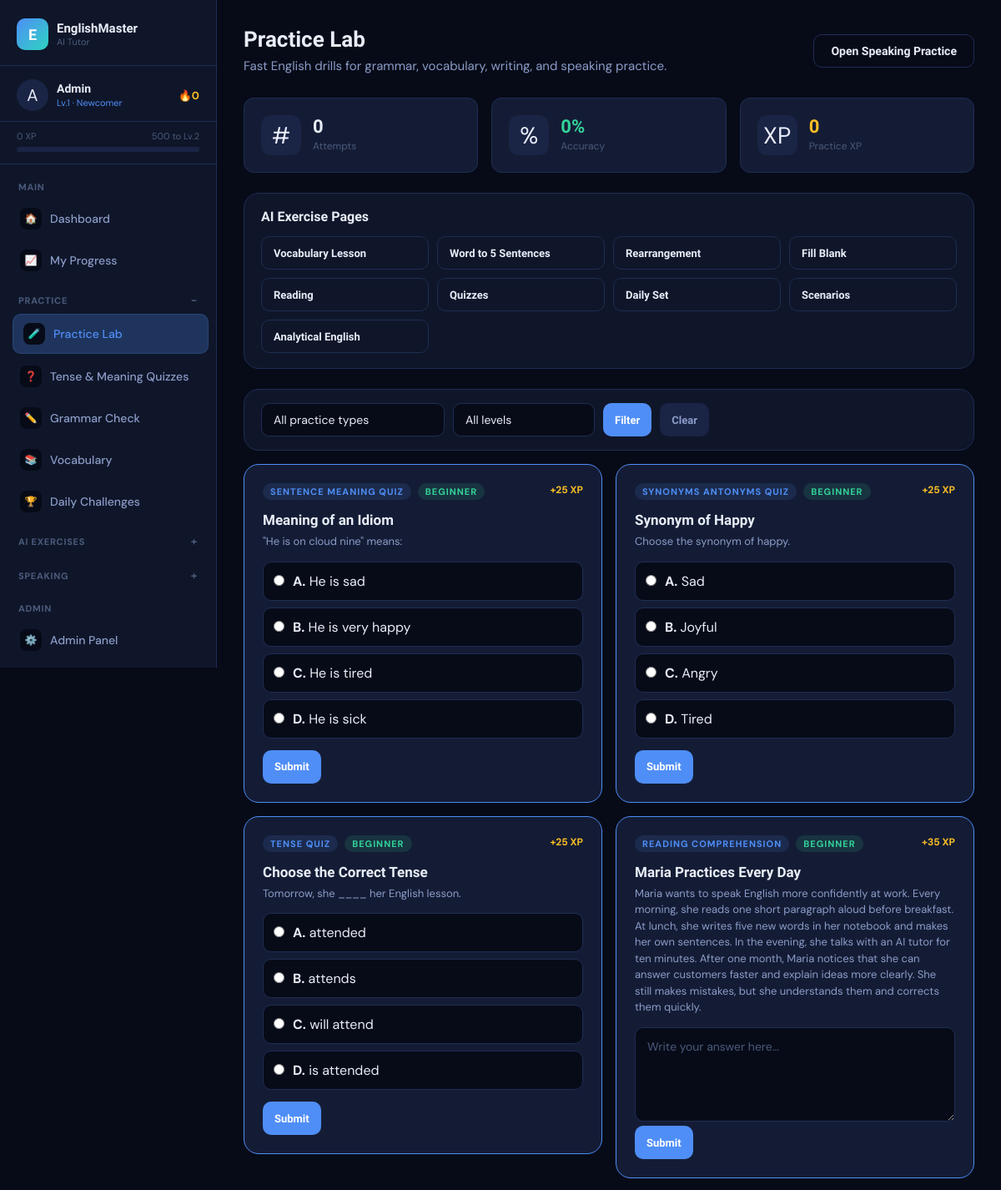
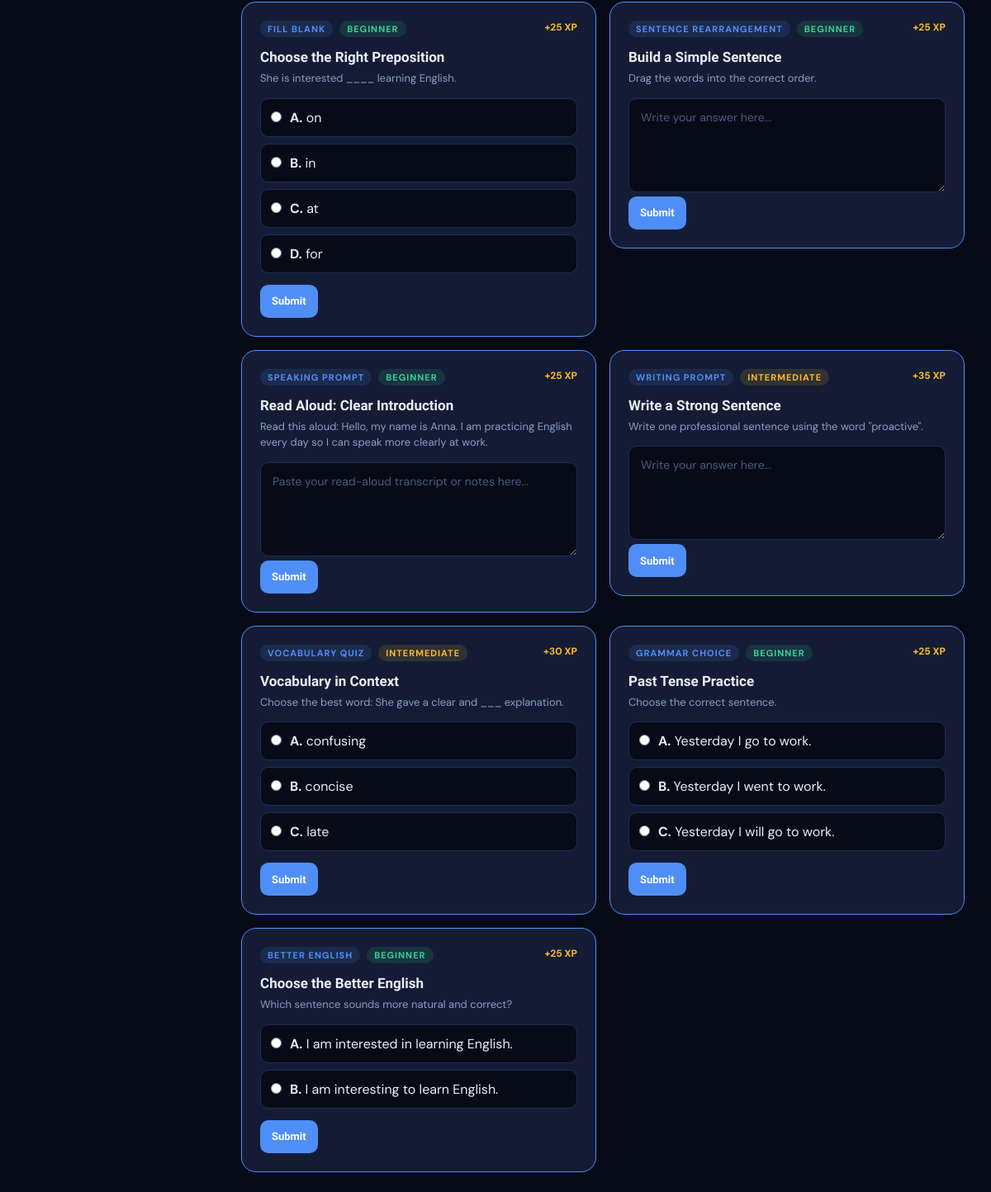
The app's page /practice.php (signed in) with its own data (2 pictures, top to bottom).
### tables this page shows
CREATE TABLE IF NOT EXISTS users (
    id INT AUTO_INCREMENT PRIMARY KEY,
    name VARCHAR(100) NOT NULL,
    email VARCHAR(150) UNIQUE NOT NULL,
    password VARCHAR(255) NOT NULL,
    level INT DEFAULT 1,
    xp INT DEFAULT 0,
    streak INT DEFAULT 0,
    last_active DATE,
    avatar VARCHAR(10) DEFAULT '🧑',
    english_level ENUM('beginner','intermediate','advanced') DEFAULT 'beginner',
    role ENUM('user','admin') NOT NULL DEFAULT 'user',
    created_at TIMESTAMP DEFAULT CURRENT_TIMESTAMP
);

CREATE TABLE IF NOT EXISTS practice_items (
    id INT AUTO_INCREMENT PRIMARY KEY,
    type ENUM('better_english','grammar_choice','vocabulary_quiz','writing_prompt','speaking_prompt','sentence_rearrangement','fill_blank','reading_comprehension','daily_challenge_set','scenario_roleplay','analytical_english','word_sentence_builder','tense_quiz','synonyms_antonyms_quiz','sentence_meaning_quiz') NOT NULL DEFAULT 'better_english',
    title VARCHAR(200) NOT NULL,
    prompt TEXT NOT NULL,
    option_a TEXT,
    option_b TEXT,
    option_c TEXT,
    option_d TEXT,
    correct_option CHAR(1),
    answer_key TEXT,
    explanation TEXT,
    difficulty ENUM('beginner','intermediate','advanced') DEFAULT 'beginner',
    category VARCHAR(80) DEFAULT 'general',
    tags VARCHAR(255) DEFAULT '',
    audio_url VARCHAR(255) DEFAULT '',
    xp_reward INT DEFAULT 25,
    active TINYINT(1) DEFAULT 1,
    created_by INT NULL,
    created_at TIMESTAMP DEFAULT CURRENT_TIMESTAMP,
    FOREIGN KEY (created_by) REFERENCES users(id) ON DELETE SET NULL
);

### config.php (called while the page is built, shortened)
<?php
function db() {
    static $conn = null;
    if ($conn === null) {
        $conn = new mysqli(DB_HOST, DB_USER, DB_PASS, DB_NAME);
        $conn->set_charset('utf8mb4');
    }
    return $conn;
}
function isAdmin($user = null) {
    return $user && (($user['role'] ?? 'user') === 'admin');
}
function currentUser() {
    $db = db();
    $uid = (int)$_SESSION['uid'];
    $r = $db->query("SELECT * FROM users WHERE id = $uid LIMIT 1");
    return $r ? $r->fetch_assoc() : null;
}
function clean($str) {
    return htmlspecialchars(strip_tags(trim($str)), ENT_QUOTES, 'UTF-8');
}
function levelName($level) {
    if ($level <= 2)  return 'Newcomer';
    return 'English Master';
}
function xpToNextLevel($xp) {
    $currentLevel = max(1, (int)floor($xp / 500) + 1);
    $nextLevelXP = $currentLevel * 500;
    $progress = (($xp % 500) / 500) * 100;
    return ['next' => $nextLevelXP, 'progress' => round($progress), 'needed' => $nextLevelXP - $xp];
}
?>

### practice.php (the view, shortened to what this page needs)
<?php
require_once 'config.php';
$db = db();
$uid = (int)$_SESSION['uid'];
$type = $_GET['type'] ?? 'all';
$difficulty = $_GET['difficulty'] ?? 'all';
$where = ["active=1"];
$whereSql = implode(' AND ', $where);
$items = $db->query("
    SELECT pi.*,
      (SELECT COUNT(*) FROM user_practice_attempts upa WHERE upa.practice_item_id=pi.id AND upa.user_id=$uid) AS attempts,
      (SELECT MAX(is_correct) FROM user_practice_attempts upa WHERE upa.practice_item_id=pi.id AND upa.user_id=$uid) AS mastered
    FROM practice_items pi
    WHERE $whereSql
    ORDER BY pi.created_at DESC, pi.id DESC
    LIMIT 60
");
$stats = $db->query("SELECT COUNT(*) attempts, SUM(is_correct) correct, SUM(xp_earned) xp FROM user_practice_attempts WHERE user_id=$uid")->fetch_assoc();
include 'includes/header.php';
?>
<div class="page-header flex-between" style="flex-wrap:wrap;gap:12px;">
  <div>
    <h1>Practice Lab</h1>
    <p>Fast English drills for grammar, vocabulary, writing, and speaking practice.</p>
  </div>
  <a href="speaking.php" class="btn btn-outline">Open Speaking Practice</a>
</div>
<div class="grid-3 mb-24">
  <div class="stat-card">
    <div class="stat-icon">#</div>
    <div><div class="stat-val"><?= (int)($stats['attempts'] ?? 0) ?></div><div class="stat-label">Attempts</div></div>
  </div>
  <div class="stat-card">
    <div class="stat-icon">%</div>
    <div>
      <?php $attempts = max(1, (int)($stats['attempts'] ?? 0)); $correct = (int)($stats['correct'] ?? 0); ?>
      <div class="stat-val" style="color:var(--green)"><?= round(($correct / $attempts) * 100) ?>%</div>
      <div class="stat-label">Accuracy</div>
    </div>
  </div>
  <div class="stat-card">
    <div class="stat-icon">XP</div>
    <div><div class="stat-val" style="color:var(--yellow)"><?= (int)($stats['xp'] ?? 0) ?></div><div class="stat-label">Practice XP</div></div>
  </div>
</div>
<div class="card mb-24" style="padding:18px 20px;">
  <h3 style="font-size:16px;margin-bottom:14px;color:var(--text-1)">AI Exercise Pages</h3>
  <div class="grid-4" style="gap:10px;">
    <a class="btn btn-outline btn-sm" href="vocabulary_lesson.php">Vocabulary Lesson</a>
    <a class="btn btn-outline btn-sm" href="sentence_builder.php">Word to 5 Sentences</a>
    <a class="btn btn-outline btn-sm" href="sentence_rearrangement.php">Rearrangement</a>
    <a class="btn btn-outline btn-sm" href="fill_blank.php">Fill Blank</a>
    <a class="btn btn-outline btn-sm" href="reading_comprehension.php">Reading</a>
    <a class="btn btn-outline btn-sm" href="quizzes.php">Quizzes</a>
    <a class="btn btn-outline btn-sm" href="daily_practice.php">Daily Set</a>
    <a class="btn btn-outline btn-sm" href="scenario_practice.php">Scenarios</a>
    <a class="btn btn-outline btn-sm" href="analytical_english.php">Analytical English</a>
  </div>
</div>
<div class="card mb-16" style="padding:16px 20px;">
  <form method="GET" style="display:flex;gap:10px;flex-wrap:wrap;align-items:center;">
    <select name="type" class="form-control" style="width:220px">
      <option value="all" <?= $type==='all'?'selected':'' ?>>All practice types</option>
    </select>
    <select name="difficulty" class="form-control" style="width:170px">
      <option value="all" <?= $difficulty==='all'?'selected':'' ?>>All levels</option>
    </select>
    <button class="btn btn-primary btn-sm">Filter</button>
    <a href="practice.php" class="btn btn-ghost btn-sm">Clear</a>
  </form>
</div>
<?php if ($items && $items->num_rows > 0): ?>
<div class="grid-2" style="gap:16px;align-items:start;">
  <?php while ($item = $items->fetch_assoc()):
    $isChoice = in_array($item['type'], ['better_english', 'grammar_choice', 'vocabulary_quiz', 'fill_blank', 'scenario_roleplay', 'tense_quiz', 'synonyms_antonyms_quiz', 'sentence_meaning_quiz'], true);
    $typeLabel = ucwords(str_replace('_', ' ', $item['type']));
  ?>
  <div class="challenge-card <?= (int)$item['mastered'] ? 'completed' : 'active' ?>">
    <div class="challenge-header">
      <div style="display:flex;gap:8px;align-items:center;flex-wrap:wrap;">
        <span class="challenge-type ac-badge badge-blue"><?= clean($typeLabel) ?></span>
        <span class="challenge-type ac-badge diff-<?= clean($item['difficulty']) ?>"><?= ucfirst($item['difficulty']) ?></span>
      </div>
      <div class="challenge-xp">+<?= (int)$item['xp_reward'] ?> XP</div>
    </div>
    <div class="challenge-title"><?= clean($item['title']) ?></div>
    <div class="challenge-desc" style="white-space:pre-wrap"><?= clean($item['prompt']) ?></div>
    <form method="POST" style="margin-top:14px;">
      <?php if ($isChoice): ?>
        <div style="display:flex;flex-direction:column;gap:8px;margin-bottom:14px;">
          <?php foreach (['A','B','C','D'] as $letter):
            $key = 'option_' . strtolower($letter);
            if (empty($item[$key])) continue;
          ?>
          <label style="display:flex;gap:10px;align-items:flex-start;background:var(--bg-base);border:1px solid var(--border);border-radius:10px;padding:12px;cursor:pointer;">
            <input type="radio" name="answer" value="<?= $letter ?>" required style="margin-top:3px;">
            <span><strong><?= $letter ?>.</strong> <?= clean($item[$key]) ?></span>
          </label>
          <?php endforeach; ?>
        </div>
      <?php else: ?>
        <textarea name="answer" class="form-control" rows="4" placeholder="<?= $item['type']==='speaking_prompt' ? 'Paste your read-aloud transcript or notes here...' : 'Write your answer here...' ?>" required></textarea>
      <?php endif; ?>
      <button type="submit" name="submit_practice" class="btn btn-primary btn-sm" onclick="btnLoading(this,true)">Submit</button>
    </form>
  </div>
  <?php endwhile; ?>
</div>
<?php endif; ?>
<?php include 'includes/footer.php'; ?>

### includes/header.php (shortened to what this page needs)
<?php
$user = currentUser();
$xpInfo = $user ? xpToNextLevel($user['xp']) : null;
$currentPage = basename($_SERVER['PHP_SELF'], '.php');
?>
<!DOCTYPE html>
<html lang="en">
<head>
<link rel="stylesheet" href="<?= APP_URL ?>/assets/style.css">
</head>
<body>
<div class="app-layout">
  <aside class="sidebar" id="sidebar">
    <div class="sidebar-logo">
      <div class="logo-icon">E</div>
      <div class="logo-text">
        <span class="logo-name">EnglishMaster</span>
        <span class="logo-tag">AI Tutor</span>
      </div>
    </div>
    <?php if ($user): ?>
    <div class="sidebar-user">
      <div class="user-avatar"><?= $user['avatar'] ?></div>
      <div class="user-info">
        <div class="user-name"><?= clean($user['name']) ?></div>
        <div class="user-level">Lv.<?= $user['level'] ?> · <?= levelName($user['level']) ?></div>
      </div>
      <div class="user-streak">🔥<?= $user['streak'] ?></div>
    </div>
    <div class="xp-bar-wrap">
      <div class="xp-bar-label">
        <span><?= number_format($user['xp']) ?> XP</span>
        <span><?= $xpInfo['needed'] ?> to Lv.<?= $user['level']+1 ?></span>
      </div>
      <div class="xp-bar">
      </div>
    </div>
    <nav class="sidebar-nav">
      <?php
        $practicePages = ['practice','grammar','vocabulary','challenges','quizzes'];
        $exercisePages = ['sentence_rearrangement','fill_blank','reading_comprehension','vocabulary_lesson','sentence_builder','daily_practice','scenario_practice','analytical_english'];
        $speakingPages = ['chat','speaking','interview'];
      ?>
      <div class="nav-group">
        <div class="nav-group-title">Main</div>
        <a href="<?= APP_URL ?>/dashboard.php" class="nav-item <?= $currentPage==='dashboard'?'active':'' ?>">
          <span class="nav-icon">🏠</span><span class="nav-label">Dashboard</span>
        </a>
        <a href="<?= APP_URL ?>/progress.php" class="nav-item <?= $currentPage==='progress'?'active':'' ?>">
          <span class="nav-icon">📈</span><span class="nav-label">My Progress</span>
        </a>
      </div>
      <details class="nav-group" <?= in_array($currentPage, $practicePages, true) ? 'open' : '' ?>>
        <summary class="nav-group-title">Practice</summary>
        <a href="<?= APP_URL ?>/practice.php" class="nav-item <?= $currentPage==='practice'?'active':'' ?>">
          <span class="nav-icon">🧪</span><span class="nav-label">Practice Lab</span>
        </a>
        <a href="<?= APP_URL ?>/quizzes.php" class="nav-item <?= $currentPage==='quizzes'?'active':'' ?>">
          <span class="nav-icon">❓</span><span class="nav-label">Tense & Meaning Quizzes</span>
        </a>
        <a href="<?= APP_URL ?>/grammar.php" class="nav-item <?= $currentPage==='grammar'?'active':'' ?>">
          <span class="nav-icon">✏️</span><span class="nav-label">Grammar Check</span>
        </a>
        <a href="<?= APP_URL ?>/vocabulary.php" class="nav-item <?= $currentPage==='vocabulary'?'active':'' ?>">
          <span class="nav-icon">📚</span><span class="nav-label">Vocabulary</span>
        </a>
        <a href="<?= APP_URL ?>/challenges.php" class="nav-item <?= $currentPage==='challenges'?'active':'' ?>">
          <span class="nav-icon">🏆</span><span class="nav-label">Daily Challenges</span>
        </a>
      </details>
      <details class="nav-group" <?= in_array($currentPage, $exercisePages, true) ? 'open' : '' ?>>
        <summary class="nav-group-title">AI Exercises</summary>
      </details>
      <details class="nav-group" <?= in_array($currentPage, $speakingPages, true) ? 'open' : '' ?>>
        <summary class="nav-group-title">Speaking</summary>
      </details>
      <?php if (isAdmin($user)): ?>
      <div class="nav-group">
        <div class="nav-group-title">Admin</div>
        <a href="<?= APP_URL ?>/admin.php" class="nav-item <?= $currentPage==='admin'?'active':'' ?>">
          <span class="nav-icon">⚙️</span><span class="nav-label">Admin Panel</span>
        </a>
      </div>
      <?php endif; ?>
    </nav>
    <?php endif; ?>
  </aside>
  <main class="main-content">

### records on screen
users: avatar "A", name "Admin", level "1", level "Newcomer", streak "0", xp "0", xp "500", $user['level']+1 "2"
practice_items: type "SENTENCE MEANING QUIZ", difficulty "BEGINNER", xp_reward "25", title "Meaning of an Idiom", prompt "\"He is on cloud nine\" means:", letter "A", option_a "He is sad", letter "B", option_b "He is very happy", letter "C", option_c "He is tired", letter "D", option_d "He is sick"
practice_items: type "SYNONYMS ANTONYMS QUIZ", difficulty "BEGINNER", xp_reward "25", title "Synonym of Happy", prompt "Choose the synonym of happy.", letter "A", option_a "Sad", letter "B", option_b "Joyful", letter "C", option_c "Angry", letter "D", option_d "Tired"
practice_items: type "TENSE QUIZ", difficulty "BEGINNER", xp_reward "25", title "Choose the Correct Tense", prompt "Tomorrow, she ____ her English lesson.", letter "A", option_a "attended", letter "B", option_b "attends", letter "C", option_c "will attend", letter "D", option_d "is attended"
practice_items: type "READING COMPREHENSION", difficulty "BEGINNER", xp_reward "35", title "Maria Practices Every Day", prompt "Maria wants to speak English more confidently at work. Every morning, she reads one short paragraph aloud before breakfast. At lunch, she writes five new words in her notebook and makes her own sentences. In the evening, she talks with an AI tutor for ten minutes. After one month, Maria notices that she can answer customers faster and explain ideas more clearly. She still makes mistakes, but she understands them and corrects them quickly."
practice_items: type "FILL BLANK", difficulty "BEGINNER", xp_reward "25", title "Choose the Right Preposition", prompt "She is interested ____ learning English.", letter "A", option_a "on", letter "B", option_b "in", letter "C", option_c "at", letter "D", option_d "for"
practice_items: type "SENTENCE REARRANGEMENT", difficulty "BEGINNER", xp_reward "25", title "Build a Simple Sentence", prompt "Drag the words into the correct order."
practice_items: type "SPEAKING PROMPT", difficulty "BEGINNER", xp_reward "25", title "Read Aloud: Clear Introduction", prompt "Read this aloud: Hello, my name is Anna. I am practicing English every day so I can speak more clearly at work."
practice_items: type "WRITING PROMPT", difficulty "INTERMEDIATE", xp_reward "35", title "Write a Strong Sentence", prompt "Write one professional sentence using the word \"proactive\"."
practice_items: type "VOCABULARY QUIZ", difficulty "INTERMEDIATE", xp_reward "30", title "Vocabulary in Context", prompt "Choose the best word: She gave a clear and ___ explanation.", letter "A", option_a "confusing", letter "B", option_b "concise", letter "C", option_c "late"
practice_items: type "GRAMMAR CHOICE", difficulty "BEGINNER", xp_reward "25", title "Past Tense Practice", prompt "Choose the correct sentence.", letter "A", option_a "Yesterday I go to work.", letter "B", option_b "Yesterday I went to work.", letter "C", option_c "Yesterday I will go to work."
practice_items: type "BETTER ENGLISH", difficulty "BEGINNER", xp_reward "25", title "Choose the Better English", prompt "Which sentence sounds more natural and correct?", letter "A", option_a "I am interested in learning English.", letter "B", option_b "I am interesting to learn English."

### other values on screen
$stats['attempts'] "0"
$stats['xp'] "0"
